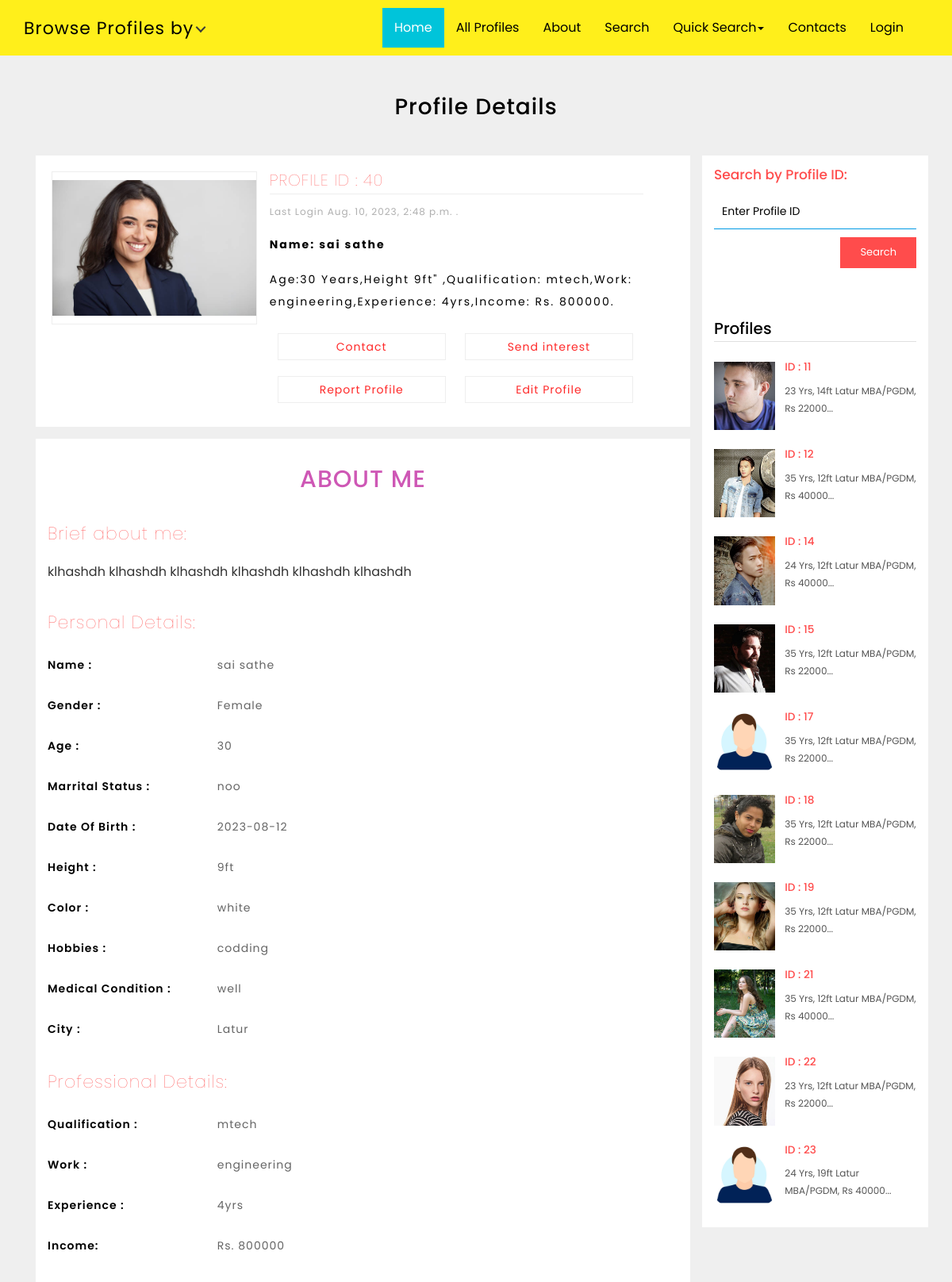
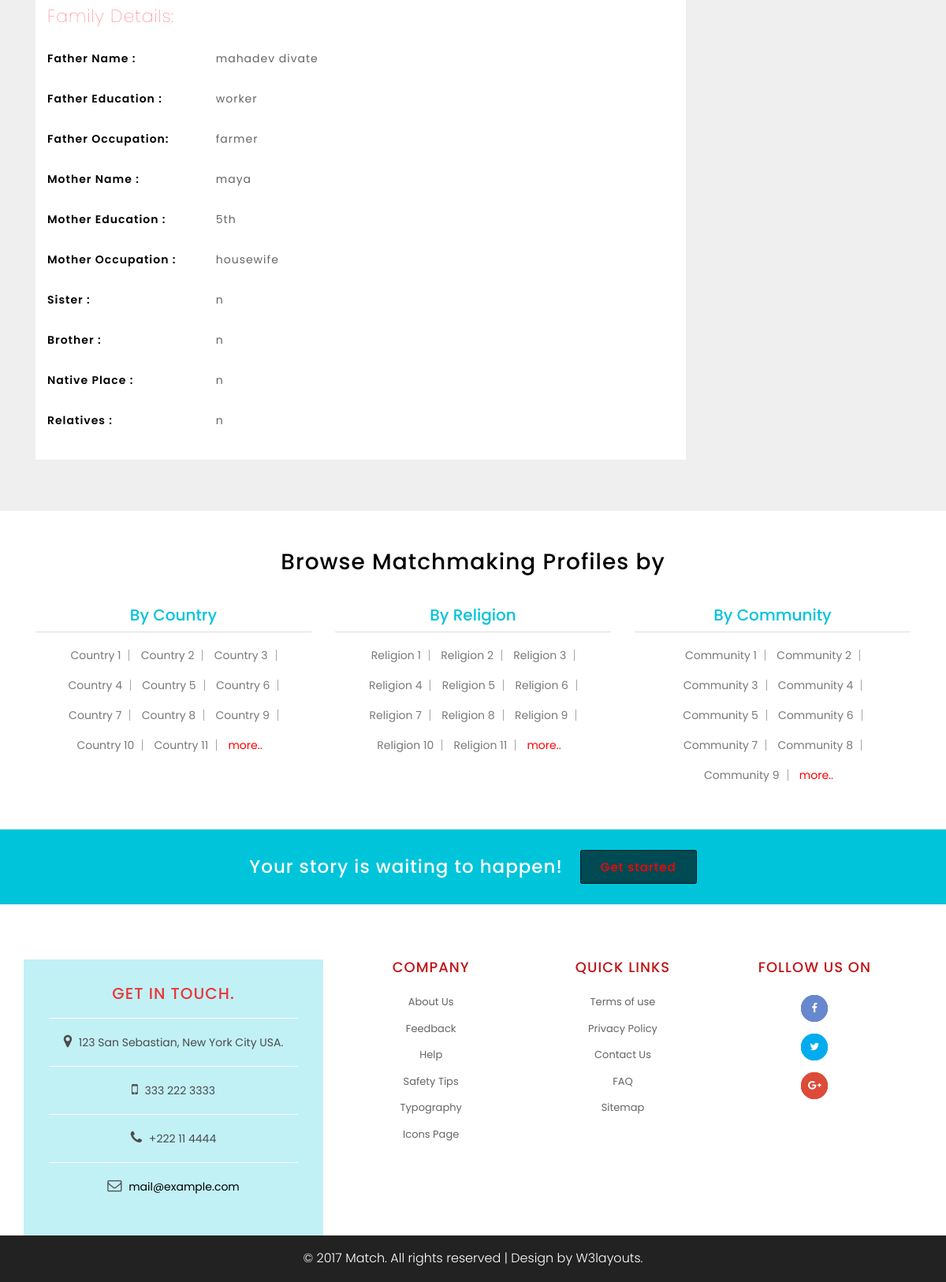
Screenshot of /show_profile/40 with the database file from the repository (2 pictures, top to bottom).
### app1/models.py (models this page shows, shortened)
class profile(models.Model):
    user = models.OneToOneField(User, on_delete=models.CASCADE, null=True, blank=True)
    gender = models.CharField(max_length=50,default="", null=True, blank=True)
    age = models.CharField(max_length=50,default="0", null=True, blank=True)
    mobile = models.CharField(max_length=50,default="", null=True, blank=True)
    marrital_status = models.CharField(max_length=50,default="", null=True, blank=True)
    dob = models.CharField(max_length=50,default="", null=True, blank=True)
    height = models.CharField(max_length=50,default="", null=True, blank=True)
    color = models.CharField(max_length=50,default="", null=True, blank=True)
    Qualification = models.CharField(max_length=50,default="", null=True, blank=True)
    work = models.CharField(max_length=50,default="", null=True, blank=True)
    experience = models.CharField(max_length=50,default="", null=True, blank=True)
    hobbies = models.CharField(max_length=50,default="", null=True, blank=True)
    income = models.CharField(max_length=50,default="", null=True, blank=True)
    medical_condition = models.CharField(max_length=50,default="", null=True, blank=True)
    city = models.CharField(max_length=50,default="", null=True, blank=True)
    about_me = models.TextField(null=True,blank=True)
    is_featured = models.BooleanField(default=False)
    is_verified = models.BooleanField(default=False)
    is_mail_verified = models.BooleanField(default=False)

class media(models.Model):
    user = models.OneToOneField(User, on_delete=models.CASCADE, null=True, blank=True)
    dp = models.ImageField(upload_to="media", height_field=None, width_field=None, max_length=None)

class family_details(models.Model):
    user = models.OneToOneField(User, on_delete=models.CASCADE, null=True, blank=True)
    father_name = models.CharField(max_length=50,default="", null=True, blank=True)
    father_education = models.CharField(max_length=50,default="", null=True, blank=True)
    father_occupation = models.CharField(max_length=50,default="", null=True, blank=True)
    mother_name = models.CharField(max_length=50,default="", null=True, blank=True)
    mother_education = models.CharField(max_length=50,default="", null=True, blank=True)
    mother_occupation = models.CharField(max_length=50,default="", null=True, blank=True)
    sister=models.TextField(null=True,blank=True)
    brother=models.TextField(null=True,blank=True)
    native_place=models.TextField(null=True,blank=True)
    relatives=models.TextField(null=True,blank=True)

### app1/views.py (the view)
# urls.py: path("show_profile/<int:id>", views.show_profile , name="show_profile"),
def show_profile(request,id):
    from app1.models import profile,family_details,media
    sprofile = profile.objects.all()[:10]
    profile = profile.objects.filter(user=id)[0]
    data = {
        'profile':profile,
        'sprofile':sprofile
    }
    return render(request,"view_profile.html",data)

### template/view_profile.html (shortened to what this page needs)
{% extends 'base.html' %}
{% block main %}
	<div class="w3ls-list">
		<div class="container">
		<h2> Profile Details</h2>
		<div class="col-md-9 profiles-list-agileits">
			<div class="single_w3_profile">
				<div class="agileits_profile_image">
					<img src="{{profile.user.media.dp.url}}" alt="profile image" />
				</div>
				<div class="w3layouts_details">
					<h4>Profile ID : {{profile.user.id}}</h4>
					<span>Last Login {{profile.user.last_login}} .</span>
					<p><strong>Name: {{profile.user.first_name }} {{profile.user.last_name}}</strong></p>
					<p>Age:{{profile.age}} Years,Height {{profile.height}}" ,Qualification: {{profile.Qualification}},Work: {{profile.work}},Experience: {{profile.experience}},Income: Rs. {{profile.income}}.</p>
					<a href="#" data-toggle="modal" data-target="#myModal"> Contact</a>
					<a href="#" data-toggle="modal" data-target="#myModal">Send interest</a>
					<a href="#" data-toggle="modal" data-target="#myModal">Report Profile</a>
					<a href="#" data-toggle="modal" data-target="#myModal">Edit Profile</a>
				</div>
				<div class="clearfix"></div>
			</div>
			<div class="profile_w3layouts_details">
				<div class="agileits_aboutme">
					<h4>About me</h4>
					<h5>Brief about me:</h5>
					{{profile.about_me}}
					<h5>Personal Details:</h5>
					<div class="form_but1">
						<label class="col-sm-3 control-label1" for="Relation">Name : </label>
						<div class="col-sm-9 w3_details">
							{{profile.user.first_name}}  {{profile.user.last_name}}
						</div>
						<div class="clearfix"> </div>
					</div>
					<div class="form_but1">
						<label class="col-sm-3 control-label1" for="Relation">Gender : </label>
						<div class="col-sm-9 w3_details">
							{{profile.gender}}
						</div>
						<div class="clearfix"> </div>
					</div>
					<div class="form_but1">
						<label class="col-sm-3 control-label1" for="Relation">Age : </label>
						<div class="col-sm-9 w3_details">
							{{profile.age}}
						</div>
						<div class="clearfix"> </div>
					</div>
					<div class="form_but1">
						<label class="col-sm-3 control-label1" for="Relation">Marrital Status : </label>
						<div class="col-sm-9 w3_details">
							{{profile.marrital_status}}
						</div>
						<div class="clearfix"> </div>
					</div>
					<div class="form_but1">
						<label class="col-sm-3 control-label1" for="Relation">Date Of Birth : </label>
						<div class="col-sm-9 w3_details">
							{{profile.dob}}
						</div>
						<div class="clearfix"> </div>
					</div>
					<div class="form_but1">
						<label class="col-sm-3 control-label1" for="Relation">Height : </label>
						<div class="col-sm-9 w3_details">
							{{profile.height}}
						</div>
						<div class="clearfix"> </div>
					</div>
					<div class="form_but1">
						<label class="col-sm-3 control-label1" for="Relation">Color : </label>
						<div class="col-sm-9 w3_details">
							{{profile.color}}
						</div>
						<div class="clearfix"> </div>
					</div>
					<div class="form_but1">
						<label class="col-sm-3 control-label1" for="Relation">Hobbies : </label>
						<div class="col-sm-9 w3_details">
							{{profile.hobbies}}
						</div>
						<div class="clearfix"> </div>
					</div><div class="form_but1">
						<label class="col-sm-3 control-label1" for="Relation">Medical Condition : </label>
						<div class="col-sm-9 w3_details">
							{{profile.medical_condition}}
						</div>
						<div class="clearfix"> </div>
					</div><div class="form_but1">
						<label class="col-sm-3 control-label1" for="Relation">City : </label>
						<div class="col-sm-9 w3_details">
							{{profile.city}}
						</div>
						<div class="clearfix"> </div>
					</div>
					<h5>Professional Details:</h5>
					<div class="form_but1">
						<label class="col-sm-3 control-label1" for="Relation">Qualification : </label>
						<div class="col-sm-9 w3_details">
							{{profile.Qualification}}
						</div>
						<div class="clearfix"> </div>
					</div>
					<div class="form_but1">
						<label class="col-sm-3 control-label1" for="Relation">Work : </label>
						<div class="col-sm-9 w3_details">
							{{profile.work}}
						</div>
						<div class="clearfix"> </div>
					</div>
					<div class="form_but1">
						<label class="col-sm-3 control-label1" for="Relation">Experience : </label>
						<div class="col-sm-9 w3_details">
							{{profile.experience}}
						</div>
						<div class="clearfix"> </div>
					</div>
					<div class="form_but1">
						<label class="col-sm-3 control-label1" for="Relation">Income: </label>
						<div class="col-sm-9 w3_details">
							Rs. {{profile.income}}
						</div>
						<div class="clearfix"> </div>
					</div>
					<h5>Family Details:</h5>
					<div class="form_but1">
						<label class="col-sm-3 control-label1" for="Relation">Father Name : </label>
						<div class="col-sm-9 w3_details">
							{{profile.user.family_details.father_name}}
						</div>
						<div class="clearfix"> </div>
					</div>
					<div class="form_but1">
						<label class="col-sm-3 control-label1" for="Relation">Father Education : </label>
						<div class="col-sm-9 w3_details">
							{{profile.user.family_details.father_education}}
						</div>
						<div class="clearfix"> </div>
					</div>
					<div class="form_but1">
						<label class="col-sm-3 control-label1" for="Relation">Father Occupation: </label>
						<div class="col-sm-9 w3_details">
							{{profile.user.family_details.father_occupation}}
						</div>
						<div class="clearfix"> </div>
					</div>
					<div class="form_but1">
						<label class="col-sm-3 control-label1" for="Relation">Mother Name : </label>
						<div class="col-sm-9 w3_details">
							{{profile.user.family_details.mother_name}}
						</div>
						<div class="clearfix"> </div>
					</div>
					<div class="form_but1">
						<label class="col-sm-3 control-label1" for="Relation">Mother Education : </label>
						<div class="col-sm-9 w3_details">
							{{profile.user.family_details.mother_education}}
						</div>
						<div class="clearfix"> </div>
					</div>
					<div class="form_but1">
						<label class="col-sm-3 control-label1" for="Relation">Mother Occupation : </label>
						<div class="col-sm-9 w3_details">
							{{profile.user.family_details.mother_occupation}}
						</div>
						<div class="clearfix"> </div>
					</div>
					<div class="form_but1">
						<label class="col-sm-3 control-label1" for="Relation">Sister : </label>
						<div class="col-sm-9 w3_details">
							{{profile.user.family_details.sister}}
						</div>
						<div class="clearfix"> </div>
					</div>
					<div class="form_but1">
						<label class="col-sm-3 control-label1" for="Relation">Brother : </label>
						<div class="col-sm-9 w3_details">
							{{profile.user.family_details.brother}}
						</div>
						<div class="clearfix"> </div>
					</div>
					<div class="form_but1">
						<label class="col-sm-3 control-label1" for="Relation">Native Place : </label>
						<div class="col-sm-9 w3_details">
							{{profile.user.family_details.native_place}}
						</div>
						<div class="clearfix"> </div>
					</div><div class="form_but1">
						<label class="col-sm-3 control-label1" for="Relation">Relatives : </label>
						<div class="col-sm-9 w3_details">
							{{profile.user.family_details.relatives}}
						</div>
						<div class="clearfix"> </div>
					</div>
				</div>
			</div>
		</div>
		<div class="col-md-3 w3ls-aside">
			<h3>Search by Profile ID:</h3>
			<form action="#" method="get">
				<input class="text" type="text" name="profile_id" placeholder="Enter Profile ID" required="">
				<input type="submit" value="Search">
				<div class="clearfix"></div>
			</form>
			<div class="view_profile">
        	<h3> Profiles</h3>
			{% for i in sprofile %}
			<ul class="profile_item">
				<a href="/show_profile/{{i.user.id}}">
				 <li class="profile_item-img">
					   <img src="{{i.user.media.dp.url}}" class="img-responsive" alt="">
				 </li>
				 <li class="profile_item-desc">
					   <h6>ID : {{i.user.id}}</h6>
					   <p>{{i.age}} Yrs,  {{i.height}} {{i.city}}
					MBA/PGDM,
					Rs {{i.income}}...</p>
				 </li>
				 <div class="clearfix"> </div>
				</a>
			 </ul>
			{% endfor %}
       </div>
		</div>
	</div>
	</div>
	{% load static %}
	<div class="w3layouts-browse text-center">
		<div class="container">
			<h3>Browse Matchmaking Profiles by</h3>
			<div class="col-md-4 w3-browse-grid">
				<h4>By Country</h4>
				<ul>
					<li><a href="nri_list.html">Country 1</a></li>
					<li><a href="nri_list.html">Country 2</a></li>
					<li><a href="nri_list.html">Country 3</a></li>
					<li><a href="nri_list.html">Country 4</a></li>
					<li><a href="nri_list.html">Country 5</a></li>
					<li><a href="nri_list.html">Country 6</a></li>
					<li><a href="nri_list.html">Country 7</a></li>
					<li><a href="nri_list.html">Country 8</a></li>
					<li><a href="nri_list.html">Country 9</a></li>
					<li><a href="nri_list.html">Country 10</a></li>
					<li><a href="nri_list.html">Country 11</a></li>
					<li class="more"><a href="nri_list.html">more..</a></li>
				</ul>
			</div>
			<div class="col-md-4 w3-browse-grid">
				<h4>By Religion</h4>
				<ul>
					<li><a href="r_list.html">Religion 1</a></li>
					<li><a href="r_list.html">Religion 2</a></li>
					<li><a href="r_list.html">Religion 3</a></li>
					<li><a href="r_list.html">Religion 4</a></li>
					<li><a href="r_list.html">Religion 5</a></li>
					<li><a href="r_list.html">Religion 6</a></li>
					<li><a href="r_list.html">Religion 7</a></li>
					<li><a href="r_list.html">Religion 8</a></li>
					<li><a href="r_list.html">Religion 9</a></li>
					<li><a href="r_list.html">Religion 10</a></li>
					<li><a href="r_list.html">Religion 11</a></li>
					<li class="more"><a href="r_list.html">more..</a></li>
				</ul>
			</div>
			<div class="col-md-4 w3-browse-grid">
				<h4>By Community</h4>
				<ul>
					<li><a href="r_list.html">Community 1</a></li>
					<li><a href="r_list.html">Community 2</a></li>
					<li><a href="r_list.html">Community 3</a></li>
					<li><a href="r_list.html">Community 4</a></li>
					<li><a href="r_list.html">Community 5</a></li>
					<li><a href="r_list.html">Community 6</a></li>
					<li><a href="r_list.html">Community 7</a></li>
					<li><a href="r_list.html">Community 8</a></li>
					<li><a href="r_list.html">Community 9</a></li>
					<li class="more"><a href="r_list.html">more..</a></li>
				</ul>
			</div>
			<div class="clearfix"></div>
		</div>
	</div>
{% endblock main %}

### static/css/easy-responsive-tabs.css (style rules this page uses)
ul.resp-tabs-list, p { margin: 0px; padding: 0px; }

### rows the page displays
profile: user.media.dp (picture), user.id "40", user.last_login "Aug. 10, 2023, 2:48 p.m.", user.first_name "sai", user.last_name "sathe", age "30", height "9ft", Qualification "mtech", work "engineering", experience "4yrs", income "800000", about_me "klhashdh klhashdh klhashdh klhashdh klhashdh klhashdh", gender "Female", marrital_status "noo", dob "2023-08-12", color "white", hobbies "codding", medical_condition "well", city "Latur", user.family_details.father_name "mahadev divate", user.family_details.father_education "worker", user.family_details.father_occupation "farmer", user.family_details.mother_name "maya", user.family_details.mother_education "5th", user.family_details.mother_occupation "housewife", user.family_details.sister "n", user.family_details.brother "n", user.family_details.native_place "n", user.family_details.relatives "n"
profile: user.media.dp (picture), user.id "11", age "23", height "14ft", city "Latur", income "22000"
profile: user.media.dp (picture), user.id "12", age "35", height "12ft", city "Latur", income "40000"
profile: user.media.dp (picture), user.id "14", age "24", height "12ft", city "Latur", income "40000"
profile: user.media.dp (picture), user.id "15", age "35", height "12ft", city "Latur", income "22000"
profile: user.media.dp (picture), user.id "17", age "35", height "12ft", city "Latur", income "22000"
profile: user.media.dp (picture), user.id "18", age "35", height "12ft", city "Latur", income "22000"
profile: user.media.dp (picture), user.id "19", age "35", height "12ft", city "Latur", income "22000"
profile: user.media.dp (picture), user.id "21", age "35", height "12ft", city "Latur", income "40000"
profile: user.media.dp (picture), user.id "22", age "23", height "12ft", city "Latur", income "22000"
profile: user.media.dp (picture), user.id "23", age "24", height "19ft", city "Latur", income "40000"
